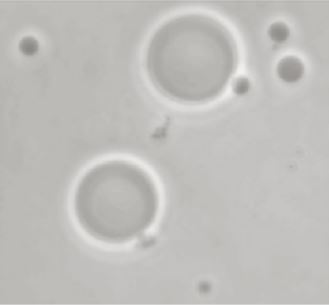
#> input picture lab7/task3/paopao.jpg, 329 x 305 px
$ python task3.py
#> lines starting #> are read from the running program, lines starting #| are printed output that depends on the picture; after the words box and inside, x2 and y2 are one past the last pixel; in counts of white or black regions, pixels touching at a corner belong together
import numpy as np
import cv2
from matplotlib import pyplot as plt

plt.rcParams['font.sans-serif']=['SimHei'] #用来正常显示中文标签
plt.rcParams['axes.unicode_minus']=False #用来正常显示负

img = cv2.imread(r'./paopao.jpg',0)
#> img: shape (305, 329); min 136, max 243, mean 190.7
G1 = np.zeros(img.shape, np.uint8)  # 定义矩阵分别用来装被阈值T1分开的两部分
G2 = np.zeros(img.shape, np.uint8)
T1 = np.mean(img)  #用图像均值做初始阈值
#> T1 = 190.7
diff=255
T0=0.01
while(diff>T0):
    #THRESH_TOZERO超过T1的像素不变, 其他设为0,THRESH_TOZERO_INV反过来
    _,G1=cv2.threshold(img,T1,255,cv2.THRESH_TOZERO_INV)
    _,G2=cv2.threshold(img,T1,255,cv2.THRESH_TOZERO)
#     plt.imshow(G2,cmap="gray")
    loc1 = np.where(G1>0.001)  #获得非0像素的坐标
    loc2 = np.where(G2 > 0.001)
    ave1=np.mean(G1[loc1])   #求非0像素的均值
    ave2=np.mean(G2[loc2])
    T2=(ave1+ave2)/2.0
    diff=abs(T2 - T1)
    T1=T2
#> this loop made 2 passes
#> (loc1, loc2, ave1, ave2, T2, diff, T1) on passes 1 to 2: (48051 positions, rows 0 to 303, columns 0 to 328, 52294 positions, rows 0 to 304, columns 0 to 328, 184, 196.8, 190.4, 0.269, 190.4), (48051 positions, rows 0 to 303, columns 0 to 328, 52294 positions, rows 0 to 304, columns 0 to 328, 184, 196.8, 190.4, 0, 190.4)
#> pass 1, `_,G1=cv2.threshold(img,T1,255,cv2.THRESH_TOZERO_INV)`:
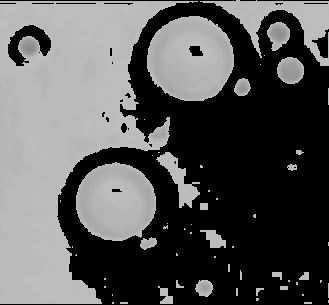
#> G1: shape (305, 329); min 0, max 190, mean 88.1
#> pass 1, `_,G2=cv2.threshold(img,T1,255,cv2.THRESH_TOZERO)`:
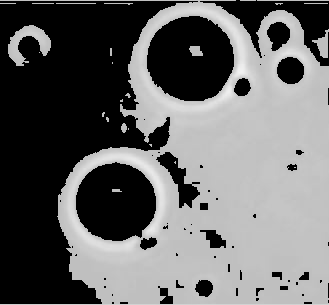
#> G2: shape (305, 329); min 0, max 243, mean 102.5
_,img_result=cv2.threshold(img,T2,255,cv2.THRESH_BINARY)
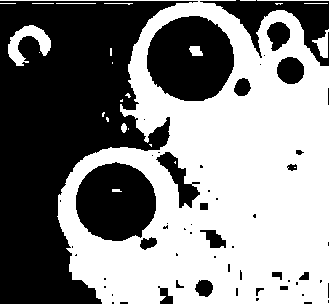
#> img_result: shape (305, 329); 52.1% white; 58 black regions (38 under 20 px), largest, box (x1, y1, x2, y2) and area: (0, 1, 198, 304) 31167, (147, 16, 234, 101) 5700, (76, 162, 156, 241) 4905
plt.subplot(121)
plt.title("原灰度图像")
plt.axis("off")
plt.imshow(img,cmap="gray")
plt.subplot(122)
plt.title("迭代全阈值分割二值图像")
plt.axis("off")
plt.imshow(img_result,cmap="gray")
plt.savefig('result3.jpg')
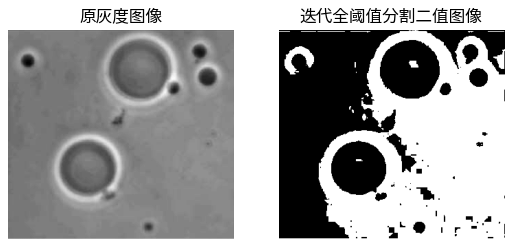
#> figure drawn by matplotlib, 2 panels
plt.show()
